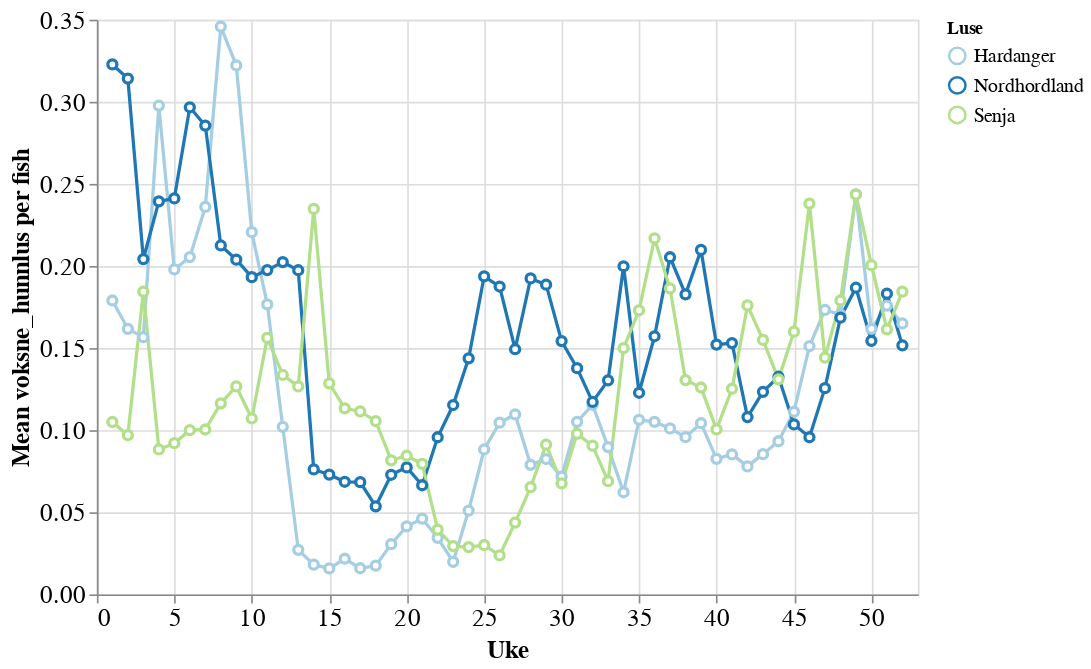

Notebook cell for this chart:
### Code cell
chart

### Figure 1 — Vega-Lite specification as saved in the notebook (floating-point values rounded to 4 significant figures; data arrays with more than 128 entries replaced by an {"elided": "..."} marker saying what was removed)
{"config": {"view": {"continuousWidth": 400, "continuousHeight": 300}, "axis": {"labelFontSize": 15, "titleFontSize": 15}, "legend": {"columns": 1, "labelFontSize": 12, "labelLimit": 500, "symbolLimit": 100}}, "data": {"name": "data-61b656f06dd724c699c9f4898c583291"}, "mark": {"type": "line", "point": {"filled": false, "fill": "white", "strokeWidth": 2}}, "encoding": {"color": {"field": "omrade", "scale": {"scheme": "paired"}, "title": "Luse", "type": "nominal"}, "opacity": {"condition": {"value": 1, "selection": "selector009"}, "value": 0.2}, "tooltip": [{"field": "omrade", "type": "nominal"}], "x": {"field": "uke", "scale": {"domain": [0, 53]}, "sort": "ascending", "title": "Uke", "type": "quantitative"}, "y": {"field": "Mean voksne_hunnlus per fish", "type": "quantitative"}}, "height": 350, "selection": {"selector009": {"type": "multi", "fields": ["omrade"], "bind": "legend"}, "selector010": {"type": "interval", "bind": "scales", "encodings": ["x", "y"]}}, "width": 500, "$schema": "https://vega.github.io/schema/vega-lite/v4.17.0.json", "datasets": {"data-61b656f06dd724c699c9f4898c583291": {"elided": "156 records"}}}
